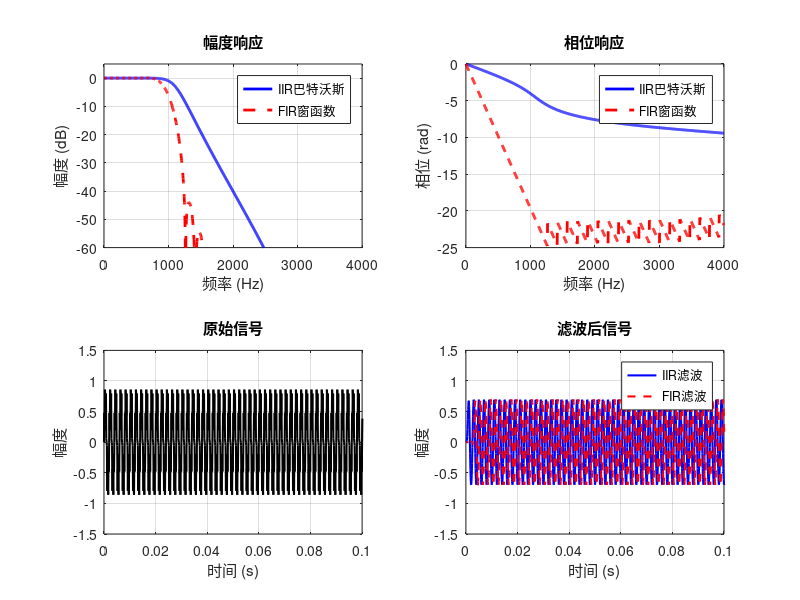

Source code (MATLAB):
% 数字滤波器设计与实现
% 项目：设计一个低通滤波器，满足给定技术指标

clear all;
close all;
clc;

%% 技术指标
fs = 8000;        % 采样频率 (Hz)
fpass = 1000;     % 通带截止频率 (Hz)
fstop = 2000;     % 阻带截止频率 (Hz)
Rp = 1;           % 通带最大衰减 (dB)
Rs = 40;          % 阻带最小衰减 (dB)

%% 1. 设计IIR滤波器（巴特沃斯）
fprintf('设计IIR巴特沃斯滤波器...\n');
% 计算归一化频率
Wp = fpass / (fs/2);
Ws = fstop / (fs/2);

% 计算滤波器阶数和截止频率
[n, Wn] = buttord(Wp, Ws, Rp, Rs);
fprintf('巴特沃斯滤波器阶数: %d\n', n);

% 设计滤波器
[b, a] = butter(n, Wn, 'low');

% 计算频率响应
[H, w] = freqz(b, a, 1024, fs);
mag = 20*log10(abs(H));
phase = angle(H);

%% 2. 设计FIR滤波器（窗函数法）
fprintf('\n设计FIR滤波器（窗函数法）...\n');
% 计算过渡带宽
DeltaF = fstop - fpass;
% 估计FIR滤波器阶数（基于汉宁窗）
n_fir = ceil(6.2*fs/DeltaF);
fprintf('FIR滤波器阶数: %d\n', n_fir);

% 设计FIR滤波器
b_fir = fir1(n_fir, Wp, 'low', hann(n_fir+1));

% 计算频率响应
[H_fir, w_fir] = freqz(b_fir, 1, 1024, fs);
mag_fir = 20*log10(abs(H_fir));
phase_fir = angle(H_fir);

%% 3. 绘制频率响应
figure('Name', '滤波器频率响应');

% 幅度响应
subplot(2, 2, 1);
plot(w, mag, 'b', 'LineWidth', 2);
hold on;
plot(w_fir, mag_fir, 'r--', 'LineWidth', 2);
hold off;
grid on;
axis([0 fs/2 -60 5]);
xlabel('频率 (Hz)');
ylabel('幅度 (dB)');
title('幅度响应');
legend('IIR巴特沃斯', 'FIR窗函数');

% 相位响应
subplot(2, 2, 2);
plot(w, unwrap(phase), 'b', 'LineWidth', 2);
hold on;
plot(w_fir, unwrap(phase_fir), 'r--', 'LineWidth', 2);
hold off;
grid on;
xlabel('频率 (Hz)');
ylabel('相位 (rad)');
title('相位响应');
legend('IIR巴特沃斯', 'FIR窗函数');

%% 4. 生成测试信号并滤波
fprintf('\n生成测试信号并滤波...\n');
% 生成包含高频噪声的信号
t = 0:1/fs:1-1/fs;  % 1秒信号
f1 = 500;           % 低频信号 (500Hz)
f2 = 3000;          % 高频噪声 (3000Hz)
x = 0.7*sin(2*pi*f1*t) + 0.3*sin(2*pi*f2*t);

% 用IIR滤波器滤波
y_iir = filter(b, a, x);

% 用FIR滤波器滤波
y_fir = filter(b_fir, 1, x);

%% 5. 绘制时域信号
subplot(2, 2, 3);
plot(t, x, 'k', 'LineWidth', 1.5);
grid on;
xlabel('时间 (s)');
ylabel('幅度');
title('原始信号');
axis([0 0.1 -1.5 1.5]);  % 只显示前0.1秒

subplot(2, 2, 4);
plot(t, y_iir, 'b', 'LineWidth', 1.5);
hold on;
plot(t, y_fir, 'r--', 'LineWidth', 1.5);
hold off;
grid on;
xlabel('时间 (s)');
ylabel('幅度');
title('滤波后信号');
legend('IIR滤波', 'FIR滤波');
axis([0 0.1 -1.5 1.5]);  % 只显示前0.1秒

%% 6. 分析滤波效果
% 计算信噪比
noise_power = sum((x - 0.7*sin(2*pi*f1*t)).^2);
signal_power = sum((0.7*sin(2*pi*f1*t)).^2);
original_snr = 10*log10(signal_power/noise_power);

noise_power_iir = sum((y_iir - 0.7*sin(2*pi*f1*t)).^2);
snr_iir = 10*log10(signal_power/noise_power_iir);

noise_power_fir = sum((y_fir - 0.7*sin(2*pi*f1*t)).^2);
snr_fir = 10*log10(signal_power/noise_power_fir);

fprintf('\n滤波效果分析:\n');
fprintf('原始信号信噪比: %.2f dB\n', original_snr);
fprintf('IIR滤波后信噪比: %.2f dB\n', snr_iir);
fprintf('FIR滤波后信噪比: %.2f dB\n', snr_fir);

%% 7. 保存滤波器系数
fprintf('\n保存滤波器系数...\n');
save('filter_coefficients.mat', 'b', 'a', 'b_fir');
fprintf('滤波器系数已保存到 filter_coefficients.mat\n');

fprintf('\n滤波器设计与实现完成！\n');
